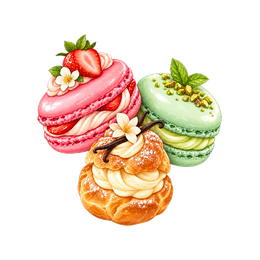
#> input picture assets/c1.png, 260 x 260 px, given in place of cake-tier.png, which was not available
$ python build_sweet_stack_assets.py
#> lines starting #> are read from the running program, lines starting #| are printed output that depends on the picture; after the words box and inside, x2 and y2 are one past the last pixel; in counts of white or black regions, pixels touching at a corner belong together; pictures that were not available may be replaced by others from this repository, and a replacement may not be noted
from pathlib import Path
import math

import numpy as np
from PIL import Image, ImageDraw, ImageFilter, ImageOps


ROOT = Path(__file__).resolve().parents[1]
SOURCE = ROOT / "art-source"
ASSETS = ROOT / "assets"
RESAMPLE = Image.Resampling.LANCZOS


def clean_checkerboard(image: Image.Image) -> Image.Image:
    """Turn the neutral checkerboard from generated art into real alpha."""
    rgb = np.asarray(image.convert("RGB"), dtype=np.int16)
    chroma = rgb.max(axis=2) - rgb.min(axis=2)
    brightness = rgb.mean(axis=2)
    background = (chroma < 16) & (brightness > 218)
    alpha = np.where(background, 0, 255).astype(np.uint8)
    alpha_image = Image.fromarray(alpha, "L")
    alpha_image = alpha_image.filter(ImageFilter.MaxFilter(5))
    alpha_image = alpha_image.filter(ImageFilter.MinFilter(3))
    alpha_image = alpha_image.filter(ImageFilter.GaussianBlur(0.55))
    result = image.convert("RGBA")
    result.putalpha(alpha_image)
    return result


def exact_sprite(image: Image.Image, size: tuple[int, int]) -> Image.Image:
    image = image.convert("RGBA")
    visible_alpha = image.getchannel("A").point(lambda value: 255 if value > 24 else 0)
    bbox = visible_alpha.getbbox()
    if bbox:
        image = image.crop(bbox)
    return image.resize(size, RESAMPLE)


# [11 lines left out: function contained_sprite, not called in this run]


def optimized_home_sprite(
    image: Image.Image,
    max_width: int = 640,
    alpha_threshold: int = 18,
    padding: int = 18,
) -> Image.Image:
    """Crop generated transparent art and retain a little soft-edge padding."""
    image = image.convert("RGBA")
    visible_alpha = image.getchannel("A").point(
        lambda value: 255 if value > alpha_threshold else 0
    )
    bbox = visible_alpha.getbbox()
    if bbox:
        left = max(0, bbox[0] - padding)
        top = max(0, bbox[1] - padding)
        right = min(image.width, bbox[2] + padding)
        bottom = min(image.height, bbox[3] + padding)
        image = image.crop((left, top, right, bottom))
    if image.width > max_width:
        height = round(image.height * (max_width / image.width))
        image = image.resize((max_width, height), RESAMPLE)
    return image


# [43 lines left out: functions make_background_extension, hue_shift, not called in this run]


def make_suspended_block(block: Image.Image) -> Image.Image:
    scale = 4
    width, height = 188 * scale, 179 * scale
    canvas = Image.new("RGBA", (width, height), (0, 0, 0, 0))
    draw = ImageDraw.Draw(canvas)
    apex = (94 * scale, 4 * scale)
    # Extend the ribbons into the frosting so downscaling can never reveal a gap.
    left = (10 * scale, 62 * scale)
    right = (178 * scale, 62 * scale)
    for start, end in ((apex, left), (apex, right)):
        draw.line((start, end), fill=(142, 45, 72, 255), width=5 * scale)
        draw.line((start, end), fill=(255, 111, 145, 255), width=3 * scale)
        draw.line((start, end), fill=(255, 213, 222, 220), width=1 * scale)
    draw.ellipse((87 * scale, 0, 101 * scale, 14 * scale), fill=(244, 199, 106, 255))
    draw.ellipse((90 * scale, 3 * scale, 98 * scale, 11 * scale), fill=(255, 247, 232, 255))
    cake = block.resize((188 * scale, 134 * scale), RESAMPLE)
    canvas.alpha_composite(cake, (0, 45 * scale))
    return canvas.resize((188, 179), RESAMPLE)


# [38 lines left out: functions make_ribbon_hook, make_heart, not called in this run]


def build() -> None:
    ASSETS.mkdir(parents=True, exist_ok=True)

    block = exact_sprite(Image.open(SOURCE / "cake-tier.png"), (188, 134))
#> in exact_sprite, image is the input picture: PIL image 260x260 RGBA; mean R, G, B, A 73.3, 55.5, 40.4, 81.4
#> in exact_sprite, `visible_alpha = image.getchannel("A").point(lambda value: 255 if value..`:
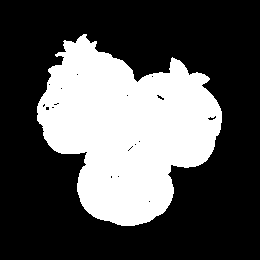
#> visible_alpha: PIL image 260x260 L; 32.7% white; 1 white region, box (x1, y1, x2, y2) and area: (37, 34, 222, 226) 22079
#> in exact_sprite, `bbox = visible_alpha.getbbox()`: bbox = (37, 34, 222, 226)
    block.save(ASSETS / "block.png")

    perfect_raw = clean_checkerboard(Image.open(SOURCE / "cake-tier-perfect-raw.png"))
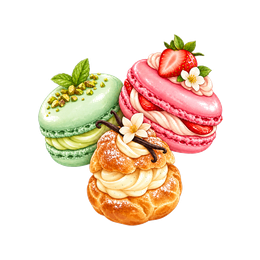
#> input picture assets/c2.png, 260 x 260 px, given in place of cake-tier-perfect-raw.png, which was not available
#> in clean_checkerboard, `background = (chroma < 16) & (brightness > 218)`:
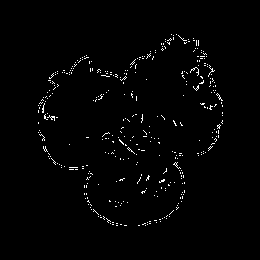
#> background: shape (260, 260) bool; 1.5% white in thin lines or dots, all inside (x1, y1, x2, y2) = (38, 34, 223, 226)
#> in clean_checkerboard, `alpha_image = alpha_image.filter(ImageFilter.MaxFilter(5))`: alpha_image: PIL image 260x260 L; every value is 255
#> in clean_checkerboard, result is the input picture: PIL image 260x260 RGBA; mean R, G, B, A 73.3, 55.5, 40.4, 81.4
    perfect = exact_sprite(perfect_raw, (188, 133))
    perfect.save(ASSETS / "block-perfect.png")
    make_suspended_block(block).save(ASSETS / "block-rope.png")
#> in make_suspended_block, `canvas = Image.new("RGBA", (width, height), (0, 0, 0, 0))`: canvas: PIL image 752x716 RGBA; every value is 0
#> in make_suspended_block, `cake = block.resize((188 * scale, 134 * scale), RESAMPLE)`:
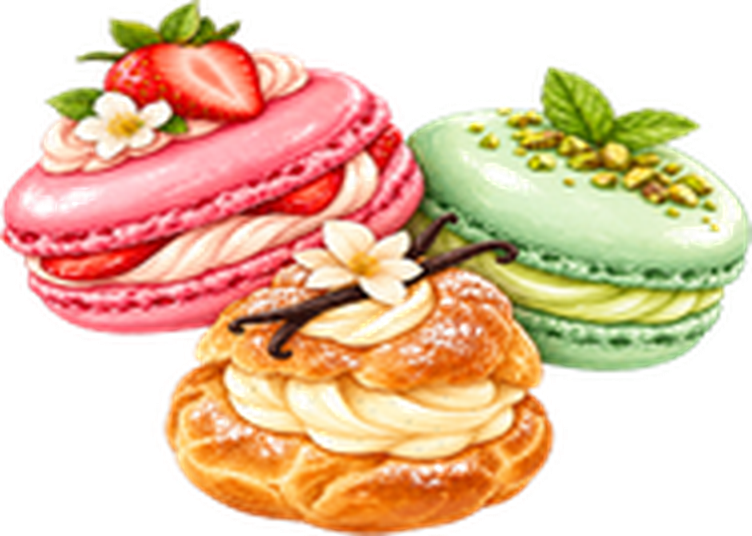
#> cake: PIL image 752x536 RGBA; mean R, G, B, A 143.1, 109, 79.5, 154.7; transparent parts drawn white
#> in make_suspended_block, `return canvas.resize((188, 179), RESAMPLE)`:
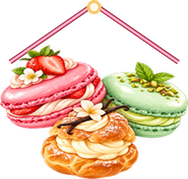
#> returned value: PIL image 188x179 RGBA; mean R, G, B, A 117.6, 87.3, 65.7, 123.5; transparent parts drawn white

    home_tower_raw = Image.open(SOURCE / "home-cake-tower-raw.png")
    optimized_home_sprite(home_tower_raw).save(
        ASSETS / "home-cake-tower.png",
        optimize=True,
    )
#> in optimized_home_sprite, `visible_alpha = image.getchannel("A").point( lambda value: 255 if valu..`:
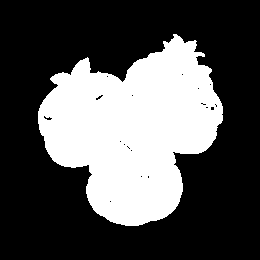
#> visible_alpha: PIL image 260x260 L; 32.7% white; 1 white region, box (x1, y1, x2, y2) and area: (38, 34, 223, 226) 22110
#> in optimized_home_sprite, `bbox = visible_alpha.getbbox()`: bbox = (38, 34, 223, 226)
#> in optimized_home_sprite, `left = max(0, bbox[0] - padding)`: left = 20
#> in optimized_home_sprite, `top = max(0, bbox[1] - padding)`: top = 16
#> in optimized_home_sprite, `right = min(image.width, bbox[2] + padding)`: right = 241
#> in optimized_home_sprite, `bottom = min(image.height, bbox[3] + padding)`: bottom = 244
#> in optimized_home_sprite, `image = image.crop((left, top, right, bottom))`:
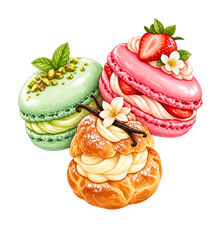
#> image: PIL image 221x228 RGBA; mean R, G, B, A 98.3, 74.5, 54.2, 109.2; transparent parts drawn white

#> (the run stopped early here; a loop or call above may not have finished)
